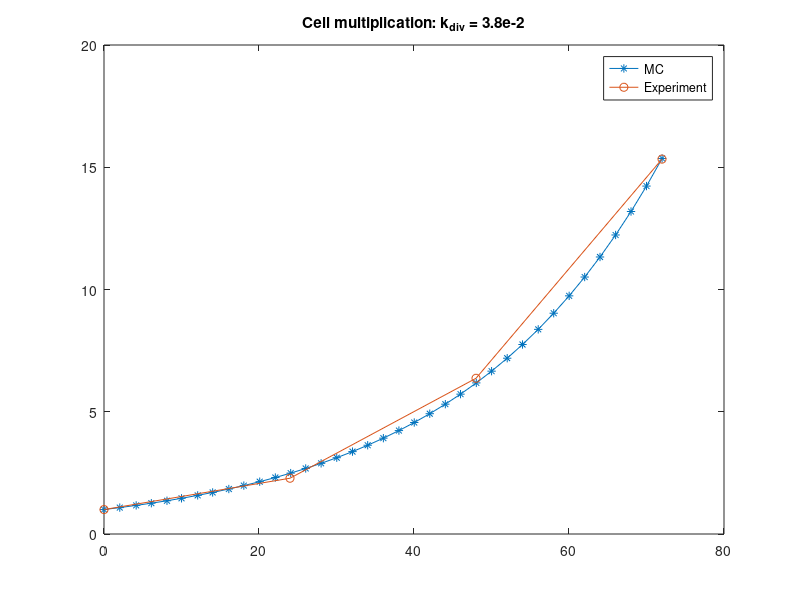

Source code (MATLAB):
% This code is to estimate the value of the parameter k_div,i.e., 
% Rate of divisions of uninfected cells(CU) and DIP infected cells(CD).
% Without losing generality, in this sub-program we consider only CU.
% Developed by ASHOK DAS
% 09/02/2019
%%%%%%%%%%%%%%%%%%%%%%%%%%%%%%%%%%%%%%%%%%%%%%%%%%%
% Estimated value of parameter k_div = 3.8e-2
%%%%%%%%%%%%%%%%%%%%%%%%%%%%%%%%%%%%%%%%%%%%%%%%%%%

clc
clear all

%% Process Parameters
no_cu = 100;  % No. of CU
tot_time = 72;   % Total time in HOURS
time = 0; % Initial time
k_div = 3.8e-2;%        2.31E-2;  % Rate of division of CU and CD;
%% For taking outputs
counter = 1; % counter
delta_t_output = 2; 
t_output = 0; % Initial time
cu_output = no_cu; %Initial CU

%% Process
while time<= tot_time
    event_rate = k_div * no_cu;  % Rate of multiplication of uninfected cells 
    delta_t = 1/ event_rate; % time step
    time = time + delta_t;  % time increament
    no_cu = no_cu +1;  % Cell replication event
    
    % result output
    if time >= (counter* delta_t_output)
        t_output  = [t_output ; time];
        cu_output = [cu_output ; no_cu];
        counter=counter+1;
    end
    % print result
    fprintf('time = %1.4f | no_cu = %1.0f \n', time, no_cu)
end

%%Loading Exp. result
load('CU_density.mat')
figure
plot(t_output, cu_output /cu_output(1),'*-'); % MC
hold on
%plot(time, density,'o-'); % EXP
plot(time(1:4), density(1:4),'o-'); % EXP
legend('MC','Experiment')
title('Cell multiplication: k_{div} = 3.8e-2')
